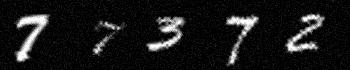
#> input picture assignment3/inl3_to_students_python/ocr_project/datasets/home1/im10.jpg, 350 x 70 px
$ python -i assignment3.py   (imports and definitions only)
#> lines starting #> are read from the running program, lines starting #| are printed output that depends on the picture; after the words box and inside, x2 and y2 are one past the last pixel; in counts of white or black regions, pixels touching at a corner belong together
#> further down, picture is the input picture: shape (70, 350, 3); min 0, max 255, mean 24.2
#!/usr/bin/env python3
# -*- coding: utf-8 -*-
"""
Created on Tue Feb 13 11:37:56 2024

@author: magnuso
"""

import os
import matplotlib.pyplot as plt
import numpy as np
from skimage import morphology
from skimage.feature import hog
import cv2  # For SIFT and ORB
from skimage.measure import label, regionprops
from benchmarking.benchmark_assignment3 import benchmark_assignment3
from scipy.spatial import distance
import time


def im2segment(im):
    # Thresholding process with np.where function.
    threshold = 40 # This value was determined through trial and error.
    thresholded_im = np.where(im > threshold, 1, 0)
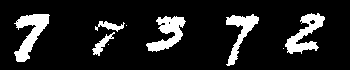
#> thresholded_im: shape (70, 350, 3) int64; values 0 (black) and 1 (white), 12.6% white; 9 white regions (3 under 20 px), largest, box (x1, y1, x2, y2) and area: (14, 14, 50, 62) 788, (285, 13, 325, 54) 697, (146, 16, 186, 52) 682, (226, 14, 259, 66) 590, (92, 32, 115, 56) 174, (95, 21, 125, 32) 151

    # Removing small objects below 5 pixels, with built in skimage.morphology function.
    cleaned_image = morphology.remove_small_objects(thresholded_im.astype(bool), min_size=5)

    # Labelling the digits, using 8-connectivity not 4 because this gave better results.
    # Then extracting properties of labeled image regions with skimage.measure.regionprops function.
    labels = label(cleaned_image, connectivity=2)
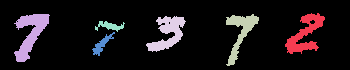
#> labels: shape (70, 350, 3) int32; 7 distinct labels, from 0 to 6; one colour per label, 0 black
    regions = regionprops(labels)
#> regions = 6 regions

    segments = []

    # This is performed for each region that we have.
    for region in regions:
        # Extract coordinates of bounding box with built in region property bbox.
        min_row, min_col, max_row, max_col = region.bbox

        # Create same size image.
        segment = np.zeros_like(im)

        # Applies the label mask to set all other regions EXCEPT where the label matches to 0.
        segment[min_row:max_row, min_col:max_col] = thresholded_im[min_row:max_row, min_col:max_col] * (labels[min_row:max_row, min_col:max_col] == region.label)

        # Stores x-coordinate for reorganization since they are not in the same order.
        segments.append((min_col, segment))
#> this loop made 1 pass
#> after the loop, segments = []

    # Reorganizies by x-coordinate, and removes tuple.
    segments.sort(key=lambda x: x[0])
    segments = [segment for _, segment in segments]

    return segments

# [82 lines left out: functions segment2feature, feature2class, class_train, not called in this run]

# [38 lines not run here, left out]

>>> import cv2
>>> picture = cv2.imread('datasets/home1/im10.jpg')
#> (the run stopped early here; a loop or call above may not have finished)

$ run again, on assignment3/inl3_to_students_python/ocr_project/datasets/short1/im10.jpg
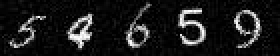
#> input picture assignment3/inl3_to_students_python/ocr_project/datasets/short1/im10.jpg, 140 x 28 px (shown 2 times larger)
#> picture is the input picture: shape (28, 140, 3); min 0, max 255, mean 27.3
#> in im2segment, `thresholded_im = np.where(im > threshold, 1, 0)`:
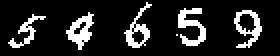
#> thresholded_im: shape (28, 140, 3) int64 (shown 2 times larger); values 0 (black) and 1 (white), 14.3% white in thin lines or dots, all inside (x1, y1, x2, y2) = (4, 1, 131, 25)
#> in im2segment, `labels = label(cleaned_image, connectivity=2)`:
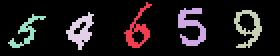
#> labels: shape (28, 140, 3) int32 (shown 2 times larger); 6 distinct labels, from 0 to 5; one colour per label, 0 black
#> regions = 5 regions
#> the loop in im2segment, `for region in regions:` made 1 pass
#> after the loop in im2segment, `for region in regions:`: segments = []

$ run again, on assignment3/inl3_to_students_python/ocr_project/datasets/short1/im2.jpg
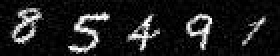
#> input picture assignment3/inl3_to_students_python/ocr_project/datasets/short1/im2.jpg, 140 x 28 px (shown 2 times larger)
#> picture is the input picture: shape (28, 140, 3); min 0, max 255, mean 29.6
#> in im2segment, `thresholded_im = np.where(im > threshold, 1, 0)`:
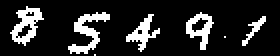
#> thresholded_im: shape (28, 140, 3) int64 (shown 2 times larger); values 0 (black) and 1 (white), 15.5% white; 7 white regions (2 under 20 px), largest, box (x1, y1, x2, y2) and area: (34, 6, 55, 27) 167, (5, 3, 22, 23) 154, (93, 6, 107, 25) 119, (63, 7, 80, 26) 115, (121, 8, 133, 23) 50
#> in im2segment, `labels = label(cleaned_image, connectivity=2)`:
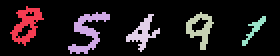
#> labels: shape (28, 140, 3) int32 (shown 2 times larger); 6 distinct labels, from 0 to 5; one colour per label, 0 black
#> regions = 5 regions
#> the loop in im2segment, `for region in regions:` made 1 pass
#> after the loop in im2segment, `for region in regions:`: segments = []
